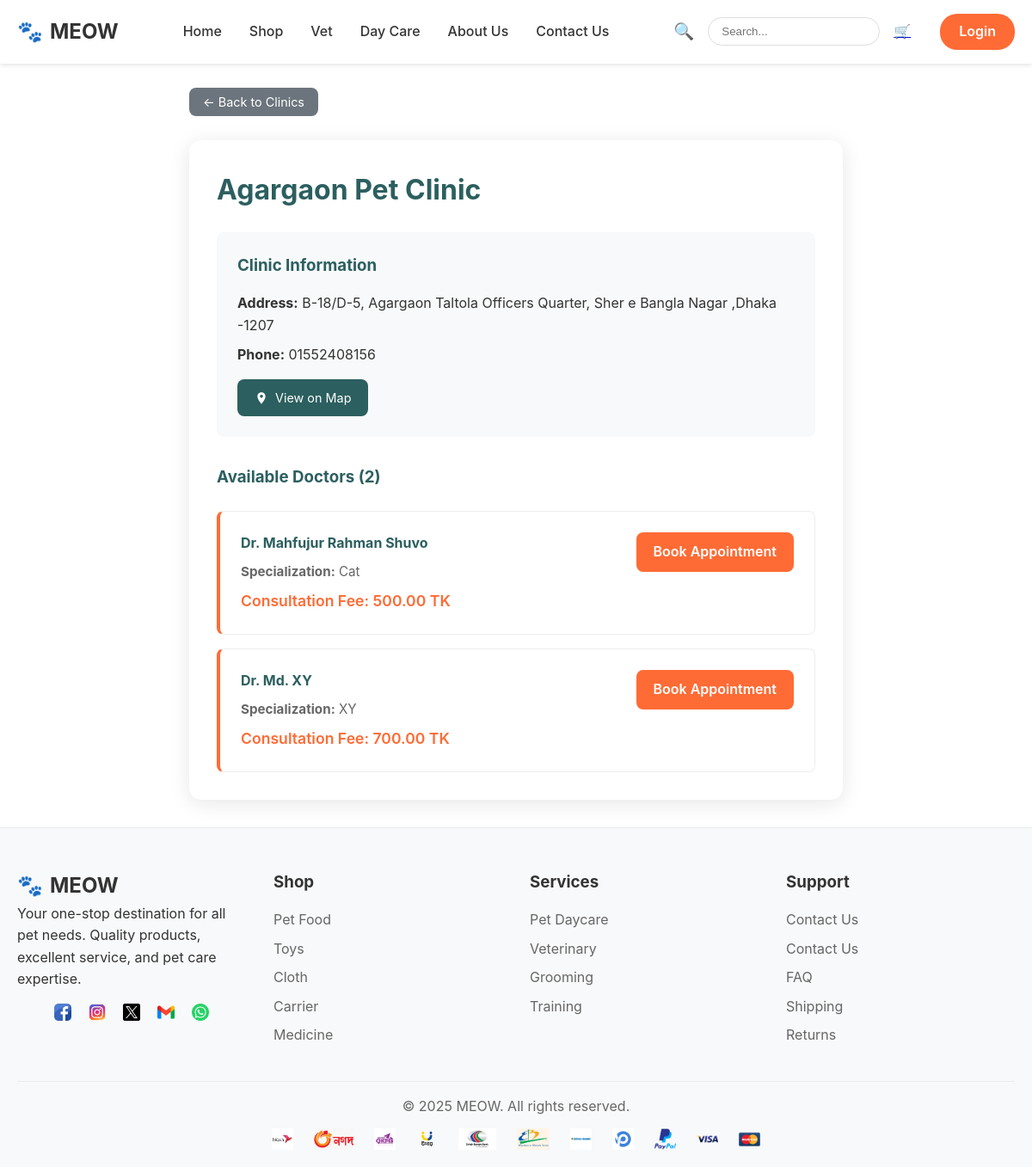
Page /vets/clinic/1/ on the earlier database version.
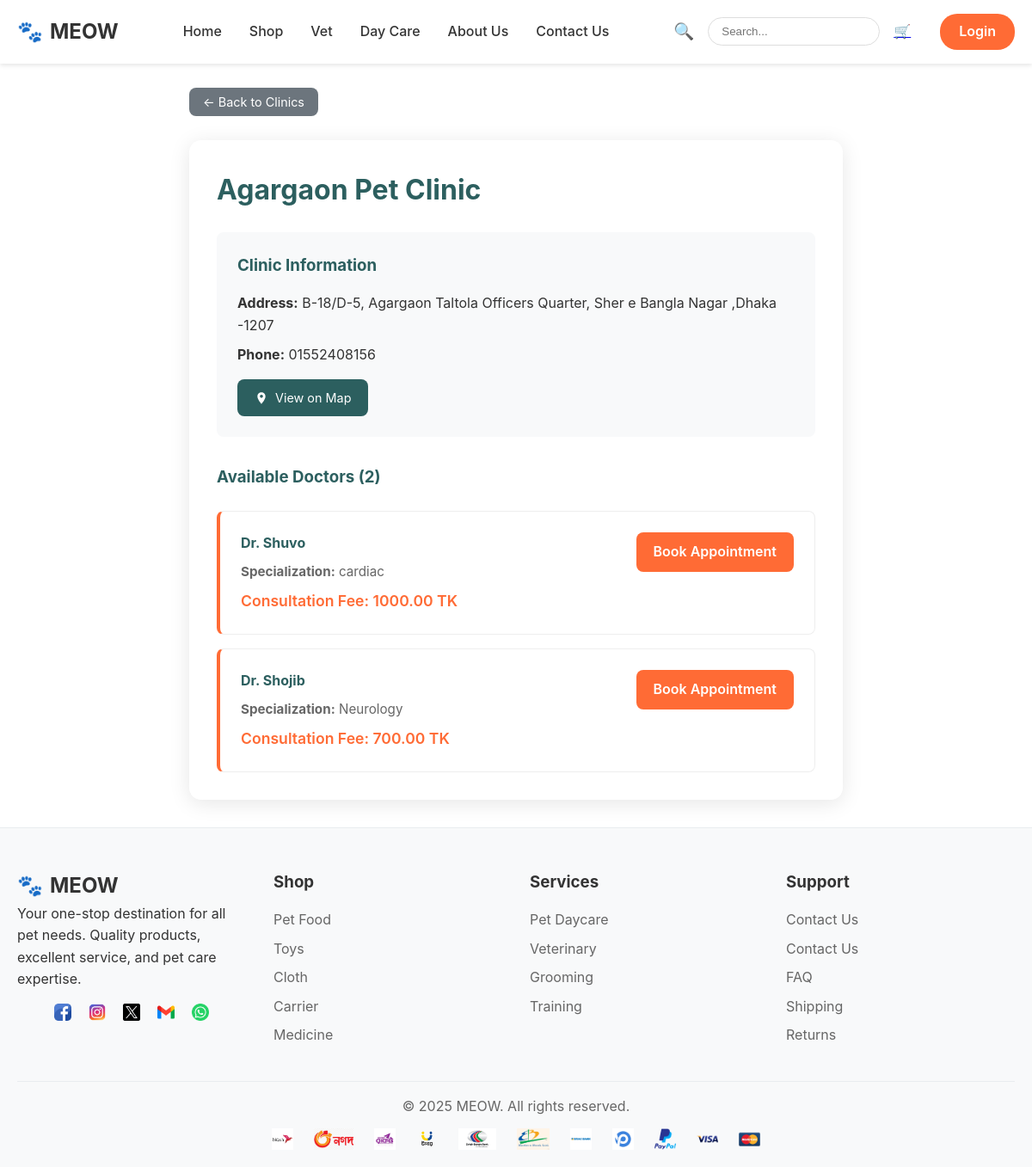
Same page on the later database version.
### vets/models.py (models this page shows, shortened)
class Doctor(models.Model):
    clinic = models.ForeignKey(VetClinic, on_delete=models.CASCADE)
    name   = models.CharField(max_length=120)
    specialization = models.CharField(max_length=120, blank=True)
    fee    = models.DecimalField(max_digits=8, decimal_places=2, default=0)

### vets/views.py (the view)
# urls.py: path("clinic/<int:clinic_id>/", views.clinic_detail, name="clinic_detail"),
def clinic_detail(request, clinic_id):
    clinic = get_object_or_404(VetClinic, id=clinic_id)
    doctors = clinic.doctor_set.all()
    return render(request, "vets/clinic_detail.html", {"clinic": clinic, "doctors": doctors})

### templates/vets/clinic_detail.html (shortened to what this page needs)
{% extends "base.html" %}
{% block content %}
<div class="container" style="max-width: 800px; margin: 2rem auto;">
  <div style="margin-bottom: 2rem;">
    <a href="{% url 'vets:clinic_doctor_list' %}" style="background:#6c757d;color:#fff;padding:8px 16px;border-radius:8px;text-decoration:none;font-size:0.9rem;">← Back to Clinics</a>
  </div>
  <div style="background:#fff;padding:2rem;border-radius:14px;box-shadow:0 4px 24px rgba(0,0,0,0.10);">
    <h1 style="color:#2c5f5f;margin-bottom:1.5rem;">{{ clinic.name }}</h1>
    <div style="background:#f8f9fa;padding:1.5rem;border-radius:8px;margin-bottom:2rem;">
      <h3 style="color:#2c5f5f;margin-bottom:1rem;">Clinic Information</h3>
      <p style="margin:0.5rem 0;"><strong>Address:</strong> {{ clinic.address }}</p>
      {% if clinic.phone %}
      <p style="margin:0.5rem 0;"><strong>Phone:</strong> {{ clinic.phone }}</p>
      {% endif %}
      {% if clinic.map_link %}
      <div style="margin-top:1rem;">
        <a href="{{ clinic.map_link }}" target="_blank" style="background:#2c5f5f;color:#fff;padding:10px 20px;border-radius:8px;text-decoration:none;font-size:0.9rem;display:inline-flex;align-items:center;gap:8px;">
          <svg xmlns="http://www.w3.org/2000/svg" width="16" height="16" fill="none" viewBox="0 0 24 24"><path fill="#fff" d="M12 2C8.13 2 5 5.13 5 9c0 5.25 7 13 7 13s7-7.75 7-13c0-3.87-3.13-7-7-7zm0 9.5A2.5 2.5 0 1 1 12 6a2.5 2.5 0 0 1 0 5.5z"/></svg>
          View on Map
        </a>
      </div>
      {% endif %}
    </div>
    <div>
      <h3 style="color:#2c5f5f;margin-bottom:1.5rem;">Available Doctors ({{ doctors.count }})</h3>
      {% if doctors %}
        <div style="display:grid;gap:1rem;">
          {% for doctor in doctors %}
          <div style="background:#fff;border:1px solid #eee;padding:1.5rem;border-radius:8px;border-left:4px solid #ff6b35;">
            <div style="display:flex;justify-content:space-between;align-items:flex-start;flex-wrap:wrap;gap:1rem;">
              <div style="flex:1;">
                <h4 style="margin:0 0 0.5rem 0;color:#2c5f5f;">Dr. {{ doctor.name }}</h4>
                {% if doctor.specialization %}
                <p style="margin:0 0 0.5rem 0;color:#666;font-size:0.95rem;"><strong>Specialization:</strong> {{ doctor.specialization }}</p>
                {% endif %}
                <p style="margin:0;color:#ff6b35;font-weight:600;font-size:1.1rem;">Consultation Fee: {{ doctor.fee }} TK</p>
              </div>
              <div style="display:flex;flex-direction:column;gap:8px;">
                <a href="{% url 'vets:book_appointment' doctor.id %}" style="background:#ff6b35;color:#fff;padding:10px 20px;border-radius:8px;text-decoration:none;font-weight:600;text-align:center;white-space:nowrap;">Book Appointment</a>
              </div>
            </div>
          </div>
          {% endfor %}
        </div>
      {% else %}
        <div style="text-align:center;padding:2rem;background:#f8f9fa;border-radius:8px;">
          <p style="color:#666;font-size:1.1rem;">No doctors are currently available at this clinic.</p>
          <p style="color:#999;font-size:0.9rem;">Please check back later or contact the clinic directly.</p>
        </div>
      {% endif %}
    </div>
  </div>
</div>
{% endblock %}

Differences in the rows shown:
removed Doctor: name "Mahfujur Rahman Shuvo", specialization "Cat", fee "500.00"
added Doctor: name "Shuvo", specialization "cardiac", fee "1000.00"
changed Doctor: name "Md. XY" → "Shojib"; specialization "XY" → "Neurology"
